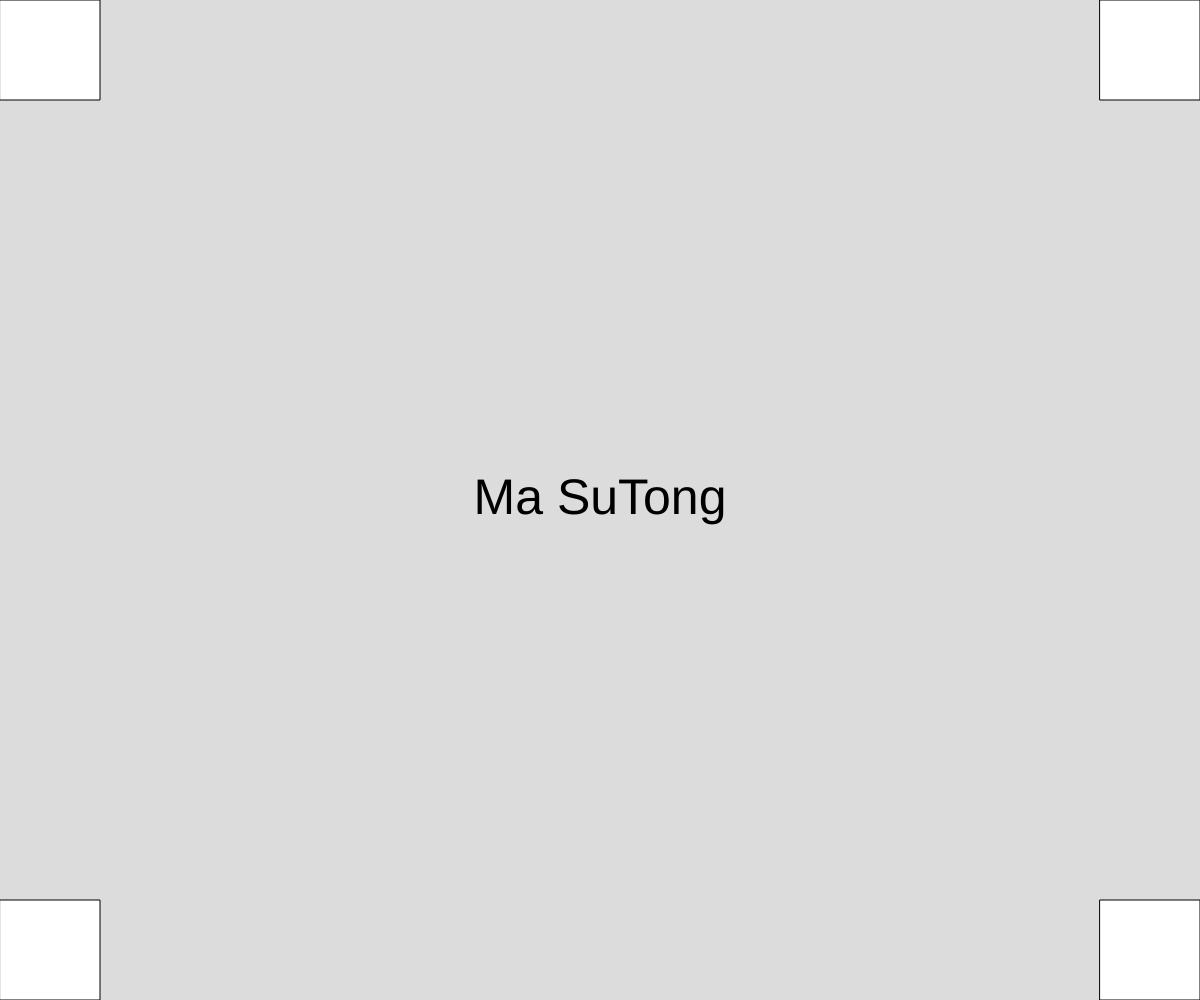
Frame 1 (no input)
Frame 60 (no input): identical to frame 1, image omitted
Frame 120 (the mouse pressed at the canvas centre since frame 60): identical to frame 1, image omitted

The p5.js sketch that drew this single still picture (run headless with seeded random() and noise() and a simulated clock; from frame 60 on, the mouse is pressed at the canvas centre):

// p5.js sketch
// ── sketch.js
function setup() {
  createCanvas(windowWidth, windowHeight);
}

function draw() {
  background(220);
  const s = 100;

  rect(0, 0, s, s);
  rect(0, height - s, s, s);
  rect(width - s, 0, s, s);
  rect(width - s, height - s, s, s);
  textSize(50);
  textAlign(CENTER, CENTER);
  text("Ma SuTong", width / 2, height / 2);
}

function windowResized() {
  resizeCanvas(windowWidth, windowHeight);
}
